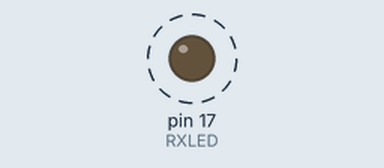
Simulated run of this program. Board: Arduino Micro, built with avr-gcc and run on an emulated ATmega32U4. On the bench: output pins drawn as LEDs (lit = HIGH). Dashed ring = blinking.

Above: at 0.4 s.
Timing chart, 0 to 3.0 s (numbered marks = the images above):
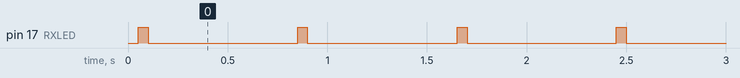

The program:

main.cpp
```cpp
#include <Arduino.h>
// RX Led ist bei Pin 7, TX Led ist bei Pin 14 !!!!
// bei micro LEDs invertiert


//  On and Off Times (as int, max=32secs)  // micro
const unsigned int onTime1 = 50;
const unsigned int offTime1 = 750;
const unsigned int onTime2 = 50;
const unsigned int offTime2 = 700;

/*
// On and Off Times (as int, max=32secs)  // pro micro und Leonardo
const unsigned int onTime1 = 50;
const unsigned int offTime1 = 750;
const unsigned int onTime2 = 700;
const unsigned int offTime2 = 50;
*/

// Tracks the last time event fired
unsigned long previousMillis1=0;
unsigned long previousMillis2=0;

// Interval is how long we wait
int interval1 = onTime1;
int interval2 = onTime2;

// Used to track if LED should be on or off
boolean RXLed = true;
boolean TXLed = true;

int RXLED = 17;

// Usual Setup Stuff
void setup() {

 Serial.begin(115200); //This pipes to the serial monitor
 Serial1.begin(115200); //This is the UART, pipes to sensors attached to board

pinMode(RXLED, OUTPUT);  // Set RX LED as an output
 // TX LED is set as an output behind the scenes

digitalWrite(RXLED, LOW);   // set the LED on
TXLED0; //TX LED is not tied to a normally controlled pin, 0 = an!!


}

void loop() {

  // Grab snapshot of current time, this keeps all timing
  // consistent, regardless of how much code is inside the next if-statement
  unsigned long currentMillis = millis();

  // Compare to previous capture to see if enough time has passed
  if ((unsigned long)(currentMillis - previousMillis1) >= interval1) {
    // Change wait interval, based on current LED state
    if (RXLed) {
      // LED is currently on, set time to stay off
      interval1 = onTime1;
    } else {
      // LED is currently off, set time to stay on
      interval1 = offTime1;
    }
    // Toggle the LED's state, Fancy, eh!?
    RXLed = !(RXLed);
    digitalWrite(RXLED, !RXLed);
    // Save the current time to compare "later"
    previousMillis1 = currentMillis;
  }
   if ((unsigned long)(currentMillis - previousMillis2) >= interval2) {
    // Change wait interval, based on current LED state
    if (TXLed) {
      // LED is currently on, set time to stay off
      interval2 = offTime2;
    } else {
      // LED is currently off, set time to stay on
      interval2 = onTime2;
    }
    // Toggle the LED's state, Fancy, eh!?
    TXLed = !(TXLed);
      if (TXLed) TXLED1;
      else TXLED0;//TX LED is not tied to a normally controlled pin
    // Save the current time to compare "later"
    previousMillis2 = currentMillis;
  }

// hier Code der immer ausgeführt wird!!!!


}  // ende von loop
```

Measured:
- by itself, pin 17 (RXLED): alternates HIGH for 0.05 s and LOW for 0.75 s
